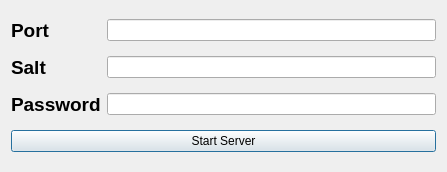
<?xml version="1.0" encoding="UTF-8"?>
<ui version="4.0">
 <class>ServerStartDialog</class>
 <widget class="QDialog" name="ServerStartDialog">
  <property name="geometry">
   <rect>
    <x>0</x>
    <y>0</y>
    <width>447</width>
    <height>172</height>
   </rect>
  </property>
  <property name="windowTitle">
   <string>ServerStartDialog</string>
  </property>
  <layout class="QGridLayout" name="gridLayout">
   <item row="0" column="1">
    <widget class="QLineEdit" name="port"/>
   </item>
   <item row="3" column="0" colspan="2">
    <widget class="QPushButton" name="pushButton">
     <property name="text">
      <string>Start Server</string>
     </property>
    </widget>
   </item>
   <item row="1" column="0">
    <widget class="QLabel" name="label_2">
     <property name="font">
      <font>
       <pointsize>14</pointsize>
       <weight>75</weight>
       <bold>true</bold>
      </font>
     </property>
     <property name="text">
      <string>Salt</string>
     </property>
    </widget>
   </item>
   <item row="0" column="0">
    <widget class="QLabel" name="label">
     <property name="font">
      <font>
       <pointsize>14</pointsize>
       <weight>75</weight>
       <bold>true</bold>
      </font>
     </property>
     <property name="text">
      <string>Port</string>
     </property>
    </widget>
   </item>
   <item row="1" column="1">
    <widget class="QLineEdit" name="salt"/>
   </item>
   <item row="2" column="0">
    <widget class="QLabel" name="label_3">
     <property name="font">
      <font>
       <pointsize>14</pointsize>
       <weight>75</weight>
       <bold>true</bold>
      </font>
     </property>
     <property name="text">
      <string>Password</string>
     </property>
    </widget>
   </item>
   <item row="2" column="1">
    <widget class="QLineEdit" name="password"/>
   </item>
  </layout>
 </widget>
 <layoutdefault spacing="6" margin="11"/>
 <resources/>
 <connections/>
</ui>
